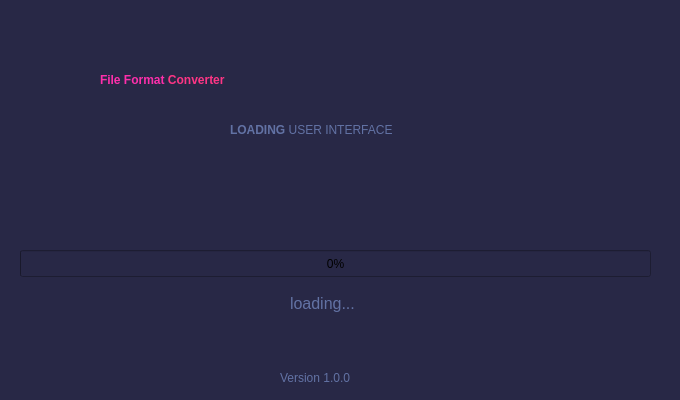
<?xml version="1.0" encoding="UTF-8"?>
<ui version="4.0">
 <class>Form</class>
 <widget class="QWidget" name="Form">
  <property name="enabled">
   <bool>true</bool>
  </property>
  <property name="geometry">
   <rect>
    <x>0</x>
    <y>0</y>
    <width>680</width>
    <height>400</height>
   </rect>
  </property>
  <property name="minimumSize">
   <size>
    <width>680</width>
    <height>400</height>
   </size>
  </property>
  <property name="maximumSize">
   <size>
    <width>680</width>
    <height>400</height>
   </size>
  </property>
  <property name="windowTitle">
   <string>Form</string>
  </property>
  <property name="styleSheet">
   <string notr="true">background-color: rgb(40, 40, 70);</string>
  </property>
  <widget class="QLabel" name="label">
   <property name="geometry">
    <rect>
     <x>100</x>
     <y>50</y>
     <width>501</width>
     <height>61</height>
    </rect>
   </property>
   <property name="styleSheet">
    <string notr="true">color: rgb(254, 121, 199);
font: 28pt &quot;Segoe UI&quot;;</string>
   </property>
   <property name="text">
    <string>&lt;html&gt;&lt;head/&gt;&lt;body&gt;&lt;p&gt;&lt;span style=&quot; font-weight:600; color:#fe2fab;&quot;&gt;File Format &lt;/span&gt;&lt;span style=&quot; font-weight:600; color:#fe3585;&quot;&gt;Converter&lt;/span&gt;&lt;/p&gt;&lt;/body&gt;&lt;/html&gt;</string>
   </property>
  </widget>
  <widget class="QLabel" name="label_2">
   <property name="geometry">
    <rect>
     <x>230</x>
     <y>110</y>
     <width>201</width>
     <height>41</height>
    </rect>
   </property>
   <property name="styleSheet">
    <string notr="true">font-size: 8;</string>
   </property>
   <property name="text">
    <string>&lt;html&gt;&lt;head/&gt;&lt;body&gt;&lt;p&gt;&lt;span style=&quot; font-size:9pt; font-weight:600; color:#6272a4;&quot;&gt;LOADING &lt;/span&gt;&lt;span style=&quot; font-size:9pt; color:#6272a4;&quot;&gt;USER INTERFACE&lt;/span&gt;&lt;/p&gt;&lt;/body&gt;&lt;/html&gt;</string>
   </property>
  </widget>
  <widget class="QProgressBar" name="progressBar">
   <property name="geometry">
    <rect>
     <x>20</x>
     <y>250</y>
     <width>631</width>
     <height>27</height>
    </rect>
   </property>
   <property name="styleSheet">
    <string notr="true">
QProgressBar::chunk
{
	border-radius: 10px;
	background-color: qlineargradient(spread:pad, x1:0, y1:0.511, x2:1, y2:0.523, stop:0 rgb(255, 32, 255), stop:1 rgb(161, 33, 225));
};

background-color: rgb(98,114,150);
color: rgb(200, 200, 200);
border-radius: 10px;
text-align: center;
font: 10pt bold &quot;Segeo UI&quot;;</string>
   </property>
   <property name="value">
    <number>0</number>
   </property>
   <property name="format">
    <string>%p%</string>
   </property>
  </widget>
  <widget class="QLabel" name="label_3">
   <property name="geometry">
    <rect>
     <x>290</x>
     <y>290</y>
     <width>79</width>
     <height>28</height>
    </rect>
   </property>
   <property name="styleSheet">
    <string notr="true">font: 12pt &quot;Segoe UI&quot;;
text-align: center;</string>
   </property>
   <property name="text">
    <string>&lt;html&gt;&lt;head/&gt;&lt;body&gt;&lt;p&gt;&lt;span style=&quot; font-size:12pt; color:#6272a4;&quot;&gt;loading...&lt;/span&gt;&lt;/p&gt;&lt;/body&gt;&lt;/html&gt;</string>
   </property>
   <property name="alignment">
    <set>Qt::AlignLeading|Qt::AlignLeft|Qt::AlignVCenter</set>
   </property>
  </widget>
  <widget class="QLabel" name="label_4">
   <property name="geometry">
    <rect>
     <x>280</x>
     <y>370</y>
     <width>101</width>
     <height>16</height>
    </rect>
   </property>
   <property name="styleSheet">
    <string notr="true">font: 10pt &quot;Segoe UI&quot;;
color: rgb(98, 114, 164)</string>
   </property>
   <property name="text">
    <string>Version 1.0.0</string>
   </property>
  </widget>
 </widget>
 <resources/>
 <connections/>
</ui>
